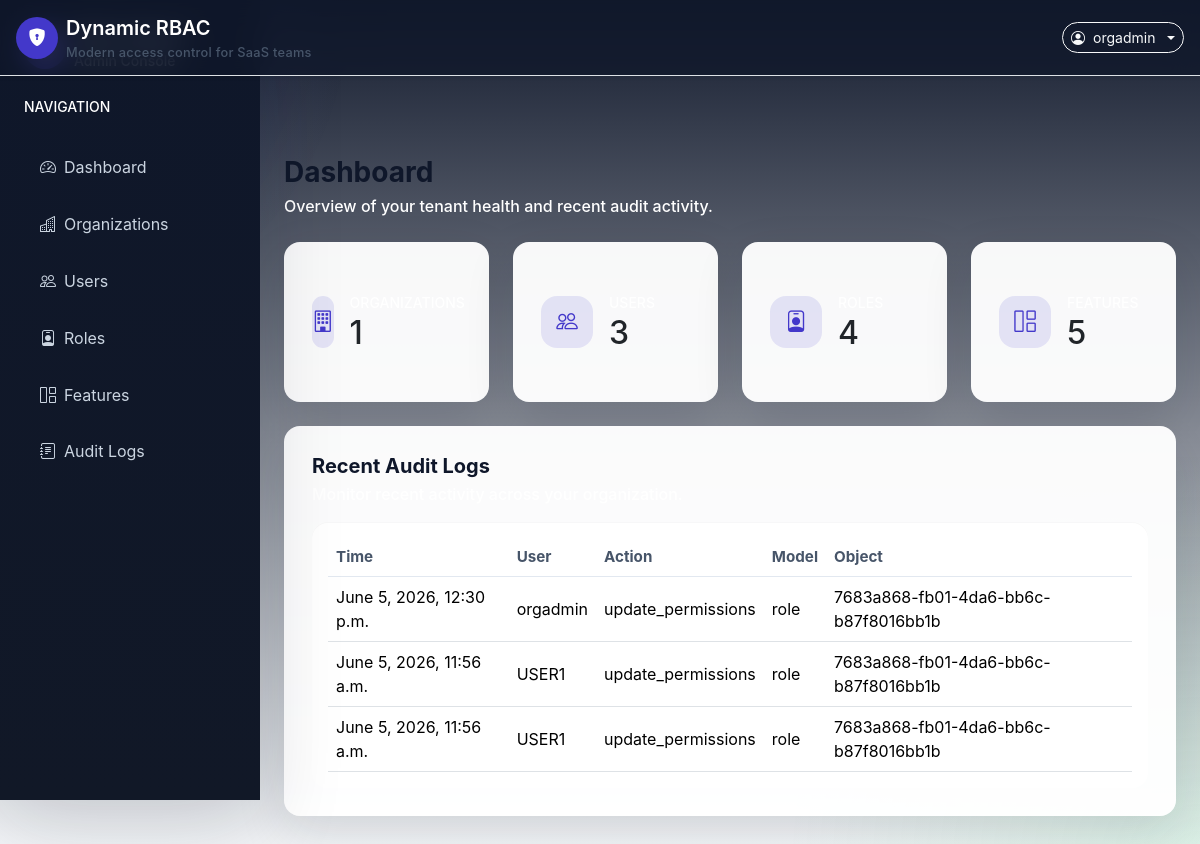
The page / (signed in) on the database as committed earlier.
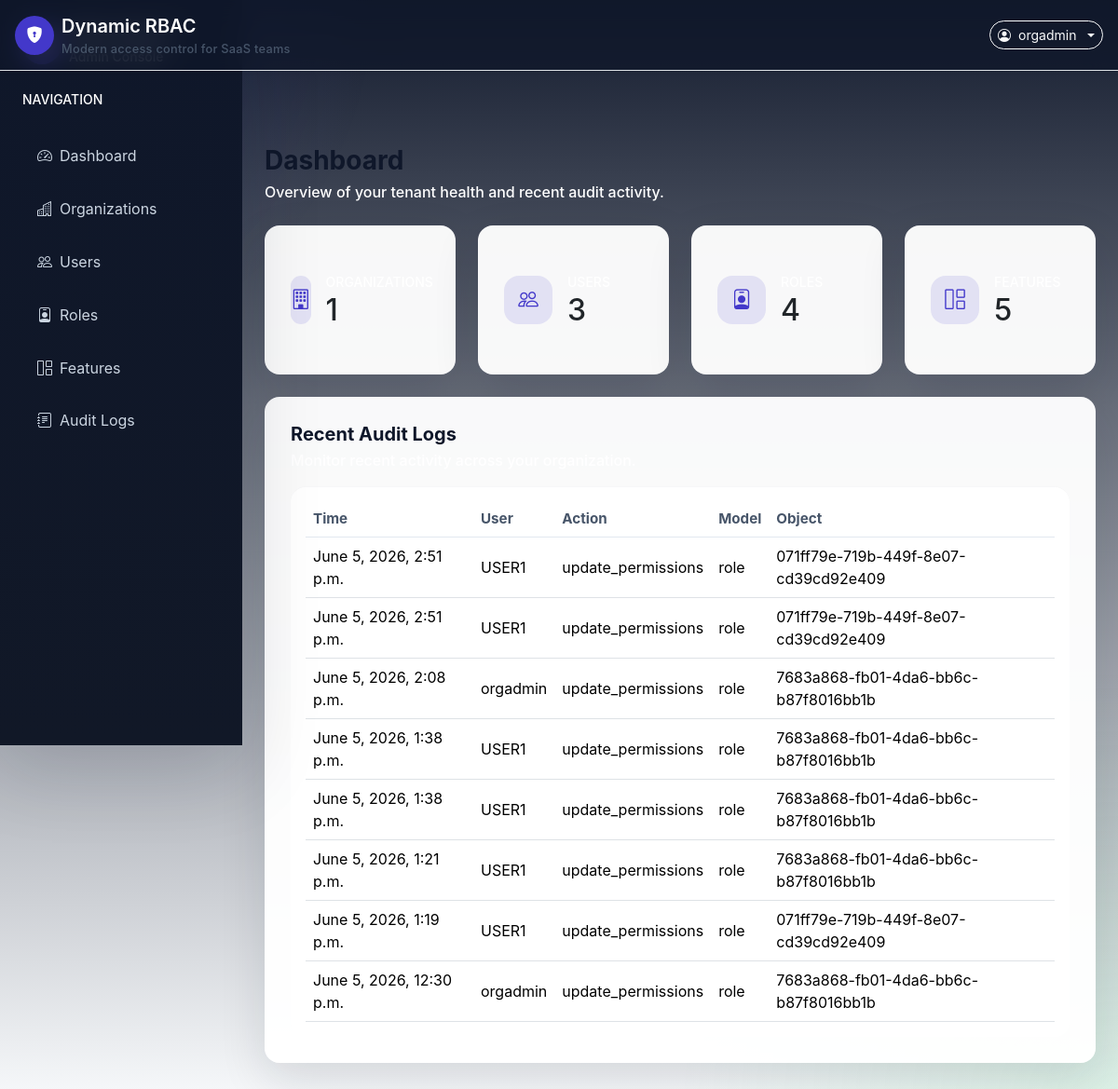
The same page on the database as committed later.
### audit_logs/models.py (models this page shows, shortened)
class AuditLog(models.Model):
    id = models.UUIDField(primary_key=True, default=uuid.uuid4, editable=False)
    user = models.ForeignKey(settings.AUTH_USER_MODEL, on_delete=models.SET_NULL, null=True, blank=True, related_name="audit_logs")
    organization = models.ForeignKey("organizations.Organization", on_delete=models.SET_NULL, null=True, blank=True, related_name="audit_logs")
    action = models.CharField(max_length=120)
    model_name = models.CharField(max_length=120)
    object_id = models.CharField(max_length=64, blank=True)
    before_data = models.JSONField(blank=True, null=True)
    after_data = models.JSONField(blank=True, null=True)
    timestamp = models.DateTimeField(auto_now_add=True)
    class Meta:
        ordering = ["-timestamp"]

### dashboard/views.py (the view)
# urls.py: path("", DashboardView.as_view(), name="dashboard"),
class DashboardView(PermissionRequiredMixin, LoginRequiredMixin, TemplateView):
    template_name = "dashboard/dashboard.html"
    feature_code = "DASHBOARD"
    permission_action = "view"
    def get_context_data(self, **kwargs):
        context = super().get_context_data(**kwargs)
        user = self.request.user
        if user.is_superuser:
            context.update({
                "total_organizations": Organization.objects.count(),
                "total_users": UserProfile.objects.count(),
                "total_roles": Role.objects.count(),
                "total_features": Feature.objects.count(),
                "recent_audit_logs": AuditLog.objects.select_related("user", "organization")[:8],
            })
        else:
            organization = getattr(user.profile, "organization", None)
            context.update({
                "total_organizations": 1 if organization else 0,
                "total_users": UserProfile.objects.filter(organization=organization).count(),
                "total_roles": Role.objects.filter(organization=organization).count(),
                "total_features": Feature.objects.count(),
                "recent_audit_logs": AuditLog.objects.filter(organization=organization).select_related("user", "organization")[:8],
            })
        return context

### permissions_app/mixins.py (called while the page is built)
    def dispatch(self, request, *args, **kwargs):
        if not self.feature_code:
            return super().dispatch(request, *args, **kwargs)
        if not has_permission(request.user, self.feature_code, self.permission_action):
            if not request.user.is_authenticated:
                return redirect(reverse_lazy("login"))
            return HttpResponseForbidden("You do not have permission to access this page.")
        return super().dispatch(request, *args, **kwargs)

### permissions_app/templatetags/rbac_tags.py (called while the page is built)
@register.simple_tag(takes_context=True)
def has_permission(context, feature_code, action="view"):
    request = context.get("request")
    if not request:
        return False
    return permission_check(request.user, feature_code, action)

### permissions_app/utils.py (called while the page is built)
def resolve_action(action: str) -> str:
    return ACTION_MAP.get(action, action)

### templates/dashboard/dashboard.html
{% extends 'base.html' %}
{% block content %}
<div class="d-flex flex-column flex-md-row justify-content-between align-items-start gap-3 mb-4">
    <div>
        <h1 class="h3 mb-1 page-title">Dashboard</h1>
        <p class="page-subtitle mb-0">Overview of your tenant health and recent audit activity.</p>
    </div>
</div>
<div class="row g-4">
    <div class="col-sm-6 col-xl-3">
        <div class="card card-stats rounded-4">
            <div class="card-body d-flex align-items-center gap-3">
                <div class="stats-icon bg-soft-indigo">
                    <i class="bi bi-building"></i>
                </div>
                <div>
                    <small class="text-uppercase text-muted">Organizations</small>
                    <h2 class="mb-0">{{ total_organizations }}</h2>
                </div>
            </div>
        </div>
    </div>
    <div class="col-sm-6 col-xl-3">
        <div class="card card-stats rounded-4">
            <div class="card-body d-flex align-items-center gap-3">
                <div class="stats-icon bg-soft-indigo">
                    <i class="bi bi-people"></i>
                </div>
                <div>
                    <small class="text-uppercase text-muted">Users</small>
                    <h2 class="mb-0">{{ total_users }}</h2>
                </div>
            </div>
        </div>
    </div>
    <div class="col-sm-6 col-xl-3">
        <div class="card card-stats rounded-4">
            <div class="card-body d-flex align-items-center gap-3">
                <div class="stats-icon bg-soft-indigo">
                    <i class="bi bi-person-badge"></i>
                </div>
                <div>
                    <small class="text-uppercase text-muted">Roles</small>
                    <h2 class="mb-0">{{ total_roles }}</h2>
                </div>
            </div>
        </div>
    </div>
    <div class="col-sm-6 col-xl-3">
        <div class="card card-stats rounded-4">
            <div class="card-body d-flex align-items-center gap-3">
                <div class="stats-icon bg-soft-indigo">
                    <i class="bi bi-grid-1x2"></i>
                </div>
                <div>
                    <small class="text-uppercase text-muted">Features</small>
                    <h2 class="mb-0">{{ total_features }}</h2>
                </div>
            </div>
        </div>
    </div>
</div>
<div class="card rounded-4 mt-4">
    <div class="card-body">
        <div class="d-flex justify-content-between align-items-center mb-3">
            <div>
                <h2 class="h5 mb-1 page-title">Recent Audit Logs</h2>
                <p class="page-subtitle mb-0">Monitor recent activity across your organization.</p>
            </div>
        </div>
        <div class="table-responsive">
            <table class="table table-hover align-middle mb-0">
                <thead>
                    <tr>
                        <th>Time</th>
                        <th>User</th>
                        <th>Action</th>
                        <th>Model</th>
                        <th>Object</th>
                    </tr>
                </thead>
                <tbody>
                    {% for log in recent_audit_logs %}
                        <tr>
                            <td>{{ log.timestamp }}</td>
                            <td>{{ log.user.username }}</td>
                            <td>{{ log.action }}</td>
                            <td>{{ log.model_name }}</td>
                            <td>{{ log.object_id }}</td>
                        </tr>
                    {% empty %}
                        <tr>
                            <td colspan="5" class="empty-state">No audit logs found.</td>
                        </tr>
                    {% endfor %}
                </tbody>
            </table>
        </div>
    </div>
</div>
{% endblock %}

Rows that differ between the two databases and show on the page:
no longer on this page (row unchanged): AuditLog: timestamp "June 5, 2026, 11:56 a.m.", user.username "USER1", action "update_permissions", model_name "role", object_id "7683a868-fb01-4da6-bb6c-b87f8016bb1b"
no longer on this page (row unchanged): AuditLog: timestamp "June 5, 2026, 11:56 a.m.", user.username "USER1", action "update_permissions", model_name "role", object_id "7683a868-fb01-4da6-bb6c-b87f8016bb1b"
added AuditLog: timestamp "June 5, 2026, 2:51 p.m.", user.username "USER1", action "update_permissions", model_name "role", object_id "071ff79e-719b-449f-8e07-cd39cd92e409"
added AuditLog: timestamp "June 5, 2026, 2:51 p.m.", user.username "USER1", action "update_permissions", model_name "role", object_id "071ff79e-719b-449f-8e07-cd39cd92e409"
added AuditLog: timestamp "June 5, 2026, 2:08 p.m.", user.username "orgadmin", action "update_permissions", model_name "role", object_id "7683a868-fb01-4da6-bb6c-b87f8016bb1b"
added AuditLog: timestamp "June 5, 2026, 1:38 p.m.", user.username "USER1", action "update_permissions", model_name "role", object_id "7683a868-fb01-4da6-bb6c-b87f8016bb1b"
added AuditLog: timestamp "June 5, 2026, 1:38 p.m.", user.username "USER1", action "update_permissions", model_name "role", object_id "7683a868-fb01-4da6-bb6c-b87f8016bb1b"
added AuditLog: timestamp "June 5, 2026, 1:21 p.m.", user.username "USER1", action "update_permissions", model_name "role", object_id "7683a868-fb01-4da6-bb6c-b87f8016bb1b"
added AuditLog: timestamp "June 5, 2026, 1:19 p.m.", user.username "USER1", action "update_permissions", model_name "role", object_id "071ff79e-719b-449f-8e07-cd39cd92e409"
